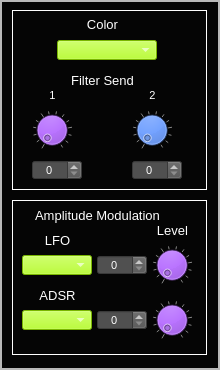
    <widget class="QFrame" name="frame_AnalogSynthSources_Noise">
     <property name="geometry">
      <rect>
       <x>10</x>
       <y>580</y>
       <width>220</width>
       <height>370</height>
      </rect>
     </property>
     <property name="styleSheet">
      <string notr="true">background-color: rgb(5, 5, 5);</string>
     </property>
     <property name="frameShape">
      <enum>QFrame::Box</enum>
     </property>
     <property name="frameShadow">
      <enum>QFrame::Raised</enum>
     </property>
     <property name="lineWidth">
      <number>0</number>
     </property>
     <property name="midLineWidth">
      <number>2</number>
     </property>
     <widget class="CustomFrame" name="frame_NoiseColor">
      <property name="geometry">
       <rect>
        <x>12</x>
        <y>10</y>
        <width>195</width>
        <height>180</height>
       </rect>
      </property>
      <property name="styleSheet">
       <string notr="true">color: rgb(255, 255, 255);</string>
      </property>
      <property name="frameShape">
       <enum>QFrame::Panel</enum>
      </property>
      <property name="frameShadow">
       <enum>QFrame::Plain</enum>
      </property>
      <property name="lineWidth">
       <number>1</number>
      </property>
      <property name="midLineWidth">
       <number>1</number>
      </property>
      <widget class="QLabel" name="label_150">
       <property name="geometry">
        <rect>
         <x>60</x>
         <y>4</y>
         <width>61</width>
         <height>21</height>
        </rect>
       </property>
       <property name="font">
        <font>
         <pointsize>10</pointsize>
        </font>
       </property>
       <property name="styleSheet">
        <string notr="true">color: rgb(255, 255, 255);</string>
       </property>
       <property name="text">
        <string>Color</string>
       </property>
       <property name="alignment">
        <set>Qt::AlignCenter</set>
       </property>
      </widget>
      <widget class="QSpinBox" name="spinBox_NoiseSendFilter2">
       <property name="geometry">
        <rect>
         <x>120</x>
         <y>150</y>
         <width>50</width>
         <height>20</height>
        </rect>
       </property>
       <property name="font">
        <font>
         <pointsize>8</pointsize>
        </font>
       </property>
       <property name="focusPolicy">
        <enum>Qt::NoFocus</enum>
       </property>
       <property name="styleSheet">
        <string notr="true">background-color: rgb(80,80,80);
color: rgb(255, 255, 255);</string>
       </property>
       <property name="alignment">
        <set>Qt::AlignCenter</set>
       </property>
       <property name="readOnly">
        <bool>false</bool>
       </property>
       <property name="accelerated">
        <bool>true</bool>
       </property>
       <property name="maximum">
        <number>100</number>
       </property>
       <property name="value">
        <number>0</number>
       </property>
      </widget>
      <widget class="CustomDial" name="dial_NoiseSendFilter2">
       <property name="geometry">
        <rect>
         <x>120</x>
         <y>100</y>
         <width>40</width>
         <height>40</height>
        </rect>
       </property>
       <property name="focusPolicy">
        <enum>Qt::NoFocus</enum>
       </property>
       <property name="styleSheet">
        <string notr="true">background-color: rgb(0, 85, 255);</string>
       </property>
       <property name="maximum">
        <number>100</number>
       </property>
       <property name="value">
        <number>0</number>
       </property>
       <property name="wrapping">
        <bool>false</bool>
       </property>
       <property name="notchTarget">
        <double>8.000000000000000</double>
       </property>
       <property name="notchesVisible">
        <bool>true</bool>
       </property>
      </widget>
      <widget class="QSpinBox" name="spinBox_NoiseSendFilter1">
       <property name="geometry">
        <rect>
         <x>20</x>
         <y>150</y>
         <width>50</width>
         <height>20</height>
        </rect>
       </property>
       <property name="font">
        <font>
         <pointsize>8</pointsize>
        </font>
       </property>
       <property name="focusPolicy">
        <enum>Qt::NoFocus</enum>
       </property>
       <property name="styleSheet">
        <string notr="true">background-color: rgb(80,80,80);
color: rgb(255, 255, 255);</string>
       </property>
       <property name="alignment">
        <set>Qt::AlignCenter</set>
       </property>
       <property name="readOnly">
        <bool>false</bool>
       </property>
       <property name="accelerated">
        <bool>true</bool>
       </property>
       <property name="maximum">
        <number>100</number>
       </property>
       <property name="value">
        <number>0</number>
       </property>
      </widget>
      <widget class="QLabel" name="label_151">
       <property name="geometry">
        <rect>
         <x>45</x>
         <y>60</y>
         <width>91</width>
         <height>21</height>
        </rect>
       </property>
       <property name="font">
        <font>
         <pointsize>10</pointsize>
        </font>
       </property>
       <property name="styleSheet">
        <string notr="true">color: rgb(255, 255, 255);</string>
       </property>
       <property name="text">
        <string>Filter Send</string>
       </property>
       <property name="alignment">
        <set>Qt::AlignCenter</set>
       </property>
      </widget>
      <widget class="CustomDial" name="dial_NoiseSendFilter1">
       <property name="geometry">
        <rect>
         <x>20</x>
         <y>100</y>
         <width>40</width>
         <height>40</height>
        </rect>
       </property>
       <property name="focusPolicy">
        <enum>Qt::NoFocus</enum>
       </property>
       <property name="styleSheet">
        <string notr="true">background-color: rgb(170, 85, 255);</string>
       </property>
       <property name="maximum">
        <number>100</number>
       </property>
       <property name="value">
        <number>0</number>
       </property>
       <property name="wrapping">
        <bool>false</bool>
       </property>
       <property name="notchTarget">
        <double>8.000000000000000</double>
       </property>
       <property name="notchesVisible">
        <bool>true</bool>
       </property>
      </widget>
      <widget class="QLabel" name="label_152">
       <property name="geometry">
        <rect>
         <x>30</x>
         <y>70</y>
         <width>21</width>
         <height>31</height>
        </rect>
       </property>
       <property name="font">
        <font>
         <pointsize>8</pointsize>
        </font>
       </property>
       <property name="styleSheet">
        <string notr="true">color: rgb(255, 255, 255);</string>
       </property>
       <property name="text">
        <string>1</string>
       </property>
       <property name="alignment">
        <set>Qt::AlignCenter</set>
       </property>
      </widget>
      <widget class="QLabel" name="label_153">
       <property name="geometry">
        <rect>
         <x>130</x>
         <y>70</y>
         <width>21</width>
         <height>31</height>
        </rect>
       </property>
       <property name="font">
        <font>
         <pointsize>8</pointsize>
        </font>
       </property>
       <property name="styleSheet">
        <string notr="true">color: rgb(255, 255, 255);</string>
       </property>
       <property name="text">
        <string>2</string>
       </property>
       <property name="alignment">
        <set>Qt::AlignCenter</set>
       </property>
      </widget>
      <widget class="CustomComboBox" name="comboBox_NoiseColor">
       <property name="geometry">
        <rect>
         <x>45</x>
         <y>30</y>
         <width>100</width>
         <height>20</height>
        </rect>
       </property>
       <property name="font">
        <font>
         <pointsize>8</pointsize>
        </font>
       </property>
       <property name="focusPolicy">
        <enum>Qt::NoFocus</enum>
       </property>
       <property name="styleSheet">
        <string notr="true">selection-background-color: rgb(255, 0, 0);
border-color: rgb(0, 0, 0);
background-color: rgb(170, 255, 0);
</string>
       </property>
       <property name="currentText">
        <string/>
       </property>
       <property name="currentIndex">
        <number>-1</number>
       </property>
       <property name="maxVisibleItems">
        <number>4</number>
       </property>
      </widget>
     </widget>
     <widget class="CustomFrame" name="frame_NoiseAmpMod">
      <property name="geometry">
       <rect>
        <x>12</x>
        <y>200</y>
        <width>195</width>
        <height>155</height>
       </rect>
      </property>
      <property name="styleSheet">
       <string notr="true">background-color: rgb(5, 5, 5);
color: rgb(255, 255, 255);</string>
      </property>
      <property name="frameShape">
       <enum>QFrame::Panel</enum>
      </property>
      <property name="frameShadow">
       <enum>QFrame::Plain</enum>
      </property>
      <property name="midLineWidth">
       <number>1</number>
      </property>
      <widget class="CustomComboBox" name="comboBox_NoiseAmpModLFO">
       <property name="geometry">
        <rect>
         <x>10</x>
         <y>55</y>
         <width>70</width>
         <height>20</height>
        </rect>
       </property>
       <property name="font">
        <font>
         <pointsize>8</pointsize>
        </font>
       </property>
       <property name="focusPolicy">
        <enum>Qt::NoFocus</enum>
       </property>
       <property name="styleSheet">
        <string notr="true">selection-background-color: rgb(255, 0, 0);
border-color: rgb(0, 0, 0);
background-color: rgb(170, 255, 0);
</string>
       </property>
       <property name="currentText">
        <string/>
       </property>
       <property name="currentIndex">
        <number>-1</number>
       </property>
       <property name="maxVisibleItems">
        <number>4</number>
       </property>
      </widget>
      <widget class="CustomComboBox" name="comboBox_NoiseAmpModAdsr">
       <property name="geometry">
        <rect>
         <x>10</x>
         <y>110</y>
         <width>70</width>
         <height>20</height>
        </rect>
       </property>
       <property name="font">
        <font>
         <pointsize>8</pointsize>
        </font>
       </property>
       <property name="focusPolicy">
        <enum>Qt::NoFocus</enum>
       </property>
       <property name="styleSheet">
        <string notr="true">selection-background-color: rgb(255, 0, 0);
border-color: rgb(0, 0, 0);
background-color: rgb(170, 255, 0);
</string>
       </property>
       <property name="currentText">
        <string/>
       </property>
       <property name="currentIndex">
        <number>-1</number>
       </property>
       <property name="maxVisibleItems">
        <number>4</number>
       </property>
      </widget>
      <widget class="QLabel" name="label_163">
       <property name="geometry">
        <rect>
         <x>20</x>
         <y>30</y>
         <width>51</width>
         <height>21</height>
        </rect>
       </property>
       <property name="font">
        <font>
         <pointsize>10</pointsize>
        </font>
       </property>
       <property name="styleSheet">
        <string notr="true">color: rgb(255, 255, 255);</string>
       </property>
       <property name="text">
        <string>LFO</string>
       </property>
       <property name="alignment">
        <set>Qt::AlignCenter</set>
       </property>
      </widget>
      <widget class="QLabel" name="label_164">
       <property name="geometry">
        <rect>
         <x>10</x>
         <y>5</y>
         <width>151</width>
         <height>20</height>
        </rect>
       </property>
       <property name="font">
        <font>
         <pointsize>10</pointsize>
        </font>
       </property>
       <property name="styleSheet">
        <string notr="true">color: rgb(255, 255, 255);</string>
       </property>
       <property name="text">
        <string>Amplitude Modulation</string>
       </property>
       <property name="alignment">
        <set>Qt::AlignCenter</set>
       </property>
      </widget>
      <widget class="CustomDial" name="dial_NoiseAmpModLFOLevel">
       <property name="geometry">
        <rect>
         <x>140</x>
         <y>45</y>
         <width>40</width>
         <height>40</height>
        </rect>
       </property>
       <property name="focusPolicy">
        <enum>Qt::NoFocus</enum>
       </property>
       <property name="styleSheet">
        <string notr="true">background-color: rgb(170, 85, 255);</string>
       </property>
       <property name="maximum">
        <number>100</number>
       </property>
       <property name="value">
        <number>0</number>
       </property>
       <property name="wrapping">
        <bool>false</bool>
       </property>
       <property name="notchTarget">
        <double>8.000000000000000</double>
       </property>
       <property name="notchesVisible">
        <bool>true</bool>
       </property>
      </widget>
      <widget class="CustomDial" name="dial_NoiseAmpModAdsrLevel">
       <property name="geometry">
        <rect>
         <x>140</x>
         <y>100</y>
         <width>40</width>
         <height>40</height>
        </rect>
       </property>
       <property name="focusPolicy">
        <enum>Qt::NoFocus</enum>
       </property>
       <property name="styleSheet">
        <string notr="true">background-color: rgb(170, 85, 255);</string>
       </property>
       <property name="maximum">
        <number>100</number>
       </property>
       <property name="value">
        <number>0</number>
       </property>
       <property name="wrapping">
        <bool>false</bool>
       </property>
       <property name="notchTarget">
        <double>8.000000000000000</double>
       </property>
       <property name="notchesVisible">
        <bool>true</bool>
       </property>
      </widget>
      <widget class="QLabel" name="label_165">
       <property name="geometry">
        <rect>
         <x>20</x>
         <y>85</y>
         <width>51</width>
         <height>21</height>
        </rect>
       </property>
       <property name="font">
        <font>
         <pointsize>10</pointsize>
        </font>
       </property>
       <property name="styleSheet">
        <string notr="true">color: rgb(255, 255, 255);</string>
       </property>
       <property name="text">
        <string>ADSR</string>
       </property>
       <property name="alignment">
        <set>Qt::AlignCenter</set>
       </property>
      </widget>
      <widget class="QLabel" name="label_166">
       <property name="geometry">
        <rect>
         <x>135</x>
         <y>20</y>
         <width>51</width>
         <height>21</height>
        </rect>
       </property>
       <property name="font">
        <font>
         <pointsize>10</pointsize>
        </font>
       </property>
       <property name="styleSheet">
        <string notr="true">color: rgb(255, 255, 255);</string>
       </property>
       <property name="text">
        <string>Level</string>
       </property>
       <property name="alignment">
        <set>Qt::AlignCenter</set>
       </property>
      </widget>
      <widget class="QSpinBox" name="spinBox_NoiseAmpModLfoLevel">
       <property name="geometry">
        <rect>
         <x>85</x>
         <y>55</y>
         <width>50</width>
         <height>20</height>
        </rect>
       </property>
       <property name="font">
        <font>
         <pointsize>8</pointsize>
        </font>
       </property>
       <property name="focusPolicy">
        <enum>Qt::NoFocus</enum>
       </property>
       <property name="styleSheet">
        <string notr="true">background-color: rgb(80,80,80);
color: rgb(255, 255, 255);</string>
       </property>
       <property name="alignment">
        <set>Qt::AlignCenter</set>
       </property>
       <property name="readOnly">
        <bool>false</bool>
       </property>
       <property name="accelerated">
        <bool>true</bool>
       </property>
       <property name="maximum">
        <number>100</number>
       </property>
       <property name="value">
        <number>0</number>
       </property>
      </widget>
      <widget class="QSpinBox" name="spinBox_NoiseAmpModAdsrLevel">
       <property name="geometry">
        <rect>
         <x>85</x>
         <y>110</y>
         <width>50</width>
         <height>20</height>
        </rect>
       </property>
       <property name="font">
        <font>
         <pointsize>8</pointsize>
        </font>
       </property>
       <property name="focusPolicy">
        <enum>Qt::NoFocus</enum>
       </property>
       <property name="styleSheet">
        <string notr="true">background-color: rgb(80,80,80);
color: rgb(255, 255, 255);</string>
       </property>
       <property name="alignment">
        <set>Qt::AlignCenter</set>
       </property>
       <property name="readOnly">
        <bool>false</bool>
       </property>
       <property name="accelerated">
        <bool>true</bool>
       </property>
       <property name="maximum">
        <number>100</number>
       </property>
       <property name="value">
        <number>0</number>
       </property>
      </widget>
     </widget>
    </widget>
